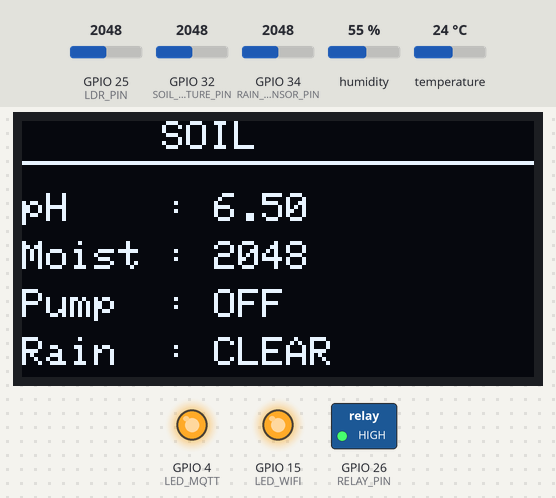
A sketch run on a simulated ESP32. Shown: 128×64 one-colour display, switched loads named in the sketch (green lamp = pin HIGH), output pins drawn as LEDs (lit = HIGH). Inputs (shaded band) come from the test bench; at power-on: GPIO 34 (RAIN_SENSOR_PIN) = 2048, GPIO 25 (LDR_PIN) = 2048, GPIO 32 (SOIL_MOISTURE_PIN) = 2048, humidity 55 %, temperature 24 °C. WiFi joins after 1.5 s; servers stay silent unless stated; no MQTT or app messages arrive unless stated; what the sketch prints to the serial monitor is not drawn.

Above: at 5.7 s.
5.8 s: GPIO 34 (RAIN_SENSOR_PIN) set to 1939
At 6.7 s:
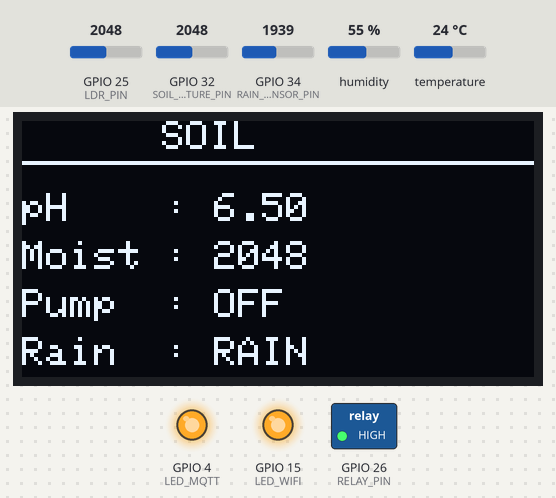
11.8 s: GPIO 25 (LDR_PIN) set to 2866
At 12.2 s:
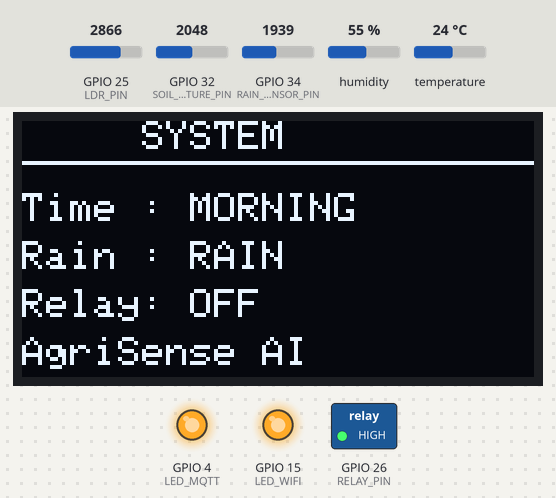
17.8 s: GPIO 25 (LDR_PIN) set to 3195
23.8 s: GPIO 25 (LDR_PIN) set to 3298
At 25.3 s:
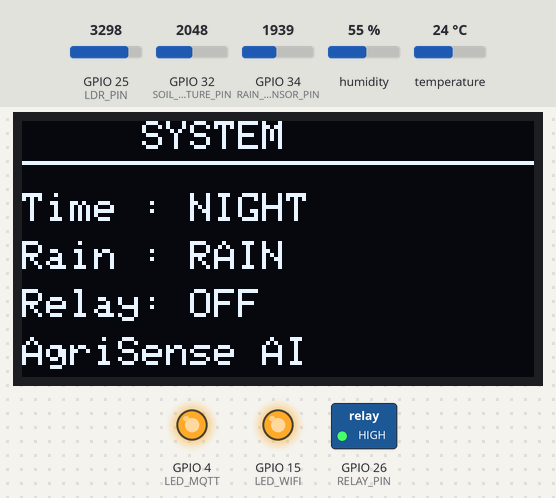
29.8 s: GPIO 34 (RAIN_SENSOR_PIN) set to 2040
At 35.7 s:
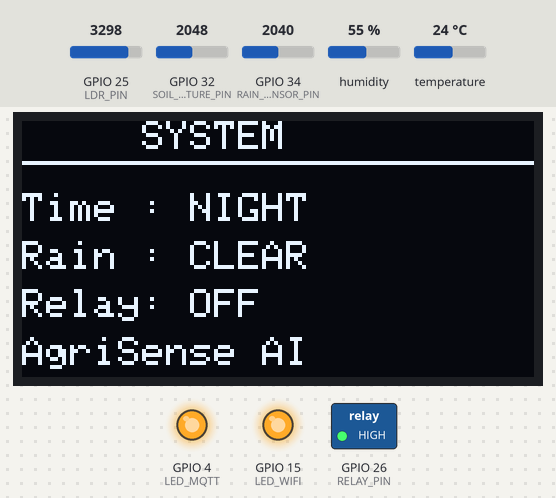
35.8 s: GPIO 25 (LDR_PIN) set to 3210
At 36.4 s:
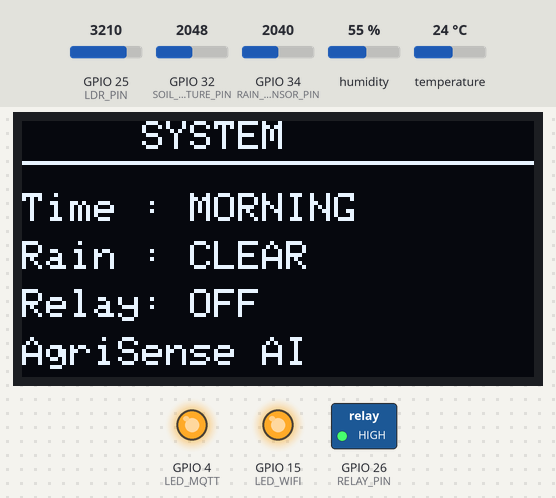
Timing chart, 0 to 38.8 s (numbered marks = the images above; inputs shaded):
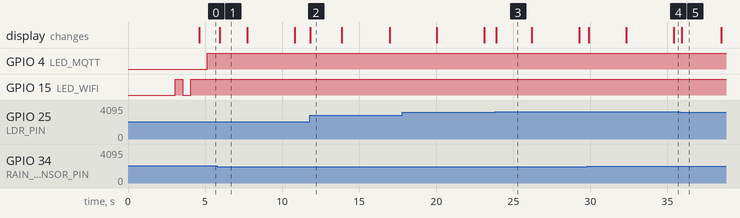

Measured:
- the behaviour switches between 2000 and 1999 on GPIO 34 (RAIN_SENSOR_PIN) (found by bisection; images 0 and 1)
- the behaviour switches between 3250 and 3251 on GPIO 25 (LDR_PIN) (found by bisection; images 2 and 3)
- after the input at 5.8 s, the display: changes after 0.14 s (image 1)
- after the input at 11.8 s, the display: changes at once (image 2)
- after the input at 23.8 s, the display: changes after 0.08 s (image 3)
- after the input at 29.8 s, the display: first changes after 0.10 s (image 4 shows a later state)
- after the input at 35.8 s, the display: changes after 0.14 s (image 5)

The sketch:

production.ino
```cpp
#include <WiFi.h>
#include <WiFiClientSecure.h>
#include <PubSubClient.h>
#include <ArduinoJson.h>
#include <Wire.h>
#include <Adafruit_GFX.h>
#include <Adafruit_SSD1306.h>
#include <DHT.h>

// ===================== PINS =====================
#define SOIL_MOISTURE_PIN 32
#define LDR_PIN           25
#define RAIN_SENSOR_PIN   34

#define DHTPIN            13
#define DHTTYPE           DHT11

#define RELAY_PIN         26

#define LED_WIFI          15
#define LED_MQTT          4

// pH UART Sensor
#define PH_RX_PIN         16
#define PH_TX_PIN         17

// ===================== OLED =====================
#define SCREEN_WIDTH 128
#define SCREEN_HEIGHT 64
#define OLED_RESET -1

Adafruit_SSD1306 display(SCREEN_WIDTH, SCREEN_HEIGHT, &Wire, OLED_RESET);

// ===================== OBJECTS =====================
DHT dht(DHTPIN, DHTTYPE);
HardwareSerial phSerial(2);

// ===================== VARIABLES =====================
float pHValue = 6.5;

float Nitrogen = 0;
float Phosphorus = 0;
float Potassium = 0;

float temperature = 0;
float humidity = 0;

int moistureRaw = 0;
int ldrRaw = 0;
int rainRaw = 0;

String rainStatus = "CLEAR";
String pumpStatus = "OFF";
String timeStatus = "DAY";

// OLED Pages
int page = 0;
unsigned long lastSwitch = 0;

// Random correction factors
float RN = 0;
float RP = 0;
float RK = 0;

// ===================== MQTT & WIFI =====================
#define PUBLISH_INTERVAL 5000
#define MQTT_BUFFER_SIZE 2048
#define WIFI_RETRY_DELAY 500
#define MQTT_RETRY_DELAY 5000

const char* WIFI_SSID    = "Redmi Note 11 Pro+ 5G";
const char* WIFI_PASS    = "@polu1411P";

const char* MQTT_HOST    = "94115c42cfdb4cafbaeab332ee285834.s1.eu.hivemq.cloud";
const int   MQTT_PORT    = 8883;
const char* MQTT_USER    = "Agri-Sense_admin";
const char* MQTT_PASS    = "@agri2026P";

const char* USER_EMAIL   = "contact.prolay14@gmail.com";

String TOPIC_SENSORS;
String TOPIC_COMMANDS;

WiFiClientSecure espClient;
PubSubClient     mqttClient(espClient);
unsigned long    lastPublishTime = 0;
unsigned long    lastMqttCheck = 0;

bool manualPumpOverride = false;
unsigned long pumpOverrideTime = 0;

// =====================================================
// FUNCTION PROTOTYPES
// =====================================================
void startupScreen();
void weatherPage();
void soilPage();
void npkPage();
void systemPage();
float readPH();
void connectWifi();
void connectMqtt();
void onMessageReceived(char* topic, byte* payload, unsigned int length);
void processTelemetry();

// =====================================================
// SETUP
// =====================================================
void setup() {
  Serial.begin(115200);

  pinMode(RELAY_PIN, OUTPUT);
  pinMode(LED_WIFI, OUTPUT);
  pinMode(LED_MQTT, OUTPUT);

  digitalWrite(RELAY_PIN, HIGH);
  digitalWrite(LED_WIFI, LOW);
  digitalWrite(LED_MQTT, LOW);

  dht.begin();

  // UART2 for pH Sensor
  phSerial.begin(9600, SERIAL_8N1, PH_RX_PIN, PH_TX_PIN);

  // OLED START
  if (!display.begin(SSD1306_SWITCHCAPVCC, 0x3C)) {
    Serial.println("OLED FAILED");
    while (1);
  }

  startupScreen();

  // Construct topics dynamically using the centralized email
  TOPIC_SENSORS  = "agrisense/" + String(USER_EMAIL) + "/field_b/sensors";
  TOPIC_COMMANDS = "agrisense/" + String(USER_EMAIL) + "/field_b/commands";

  connectWifi();

  // Secure connection setup (Skip SSL validation for development convenience)
  espClient.setInsecure();

  mqttClient.setServer(MQTT_HOST, MQTT_PORT);
  mqttClient.setCallback(onMessageReceived);
  mqttClient.setBufferSize(MQTT_BUFFER_SIZE);
}

// =====================================================
// LOOP
// =====================================================
void loop() {
  if (!mqttClient.connected()) {
    connectMqtt();
  }
  mqttClient.loop();

  // ================= SENSOR READINGS =================
  moistureRaw = analogRead(SOIL_MOISTURE_PIN);
  ldrRaw = analogRead(LDR_PIN);
  rainRaw = analogRead(RAIN_SENSOR_PIN);

  temperature = dht.readTemperature();
  humidity = dht.readHumidity();

  // ================= pH READING =================
  pHValue = readPH();

  // =====================================================
  // LIGHT DETECTION USING LDR
  // =====================================================
  if (ldrRaw > 3250) {
    timeStatus = "NIGHT";
  } else if (ldrRaw >= 2700 && ldrRaw <= 3250) {
    timeStatus = "MORNING";
  } else {
    timeStatus = "DAY";
  }

  // ================= RAIN STATUS =================
  if (rainRaw < 2000) {
    rainStatus = "RAIN";
  } else {
    rainStatus = "CLEAR";
  }

  // =====================================================
  // SMART PUMP CONTROL
  // =====================================================
  // Clear manual override after 60 seconds
  if (manualPumpOverride && (millis() - pumpOverrideTime > 60000)) {
    manualPumpOverride = false;
  }

  if (!manualPumpOverride) {
    if (moistureRaw > 2500 && rainRaw > 2000 && ldrRaw >= 2700 && ldrRaw <= 3250) {
      digitalWrite(RELAY_PIN, LOW);
      pumpStatus = "ON";
    } else {
      digitalWrite(RELAY_PIN, HIGH);
      pumpStatus = "OFF";
    }
  }

  // ================= NPK CALCULATION =================
  Nitrogen = 92 - 7 * pow((pHValue - 6.5), 2) + RN;
  Phosphorus = 72 - 10 * pow((pHValue - 6.5), 2) + RP;
  Potassium = 88 - 6 * pow((pHValue - 6.5), 2) + RK;

  if (Nitrogen < 0) Nitrogen = 0;
  if (Phosphorus < 0) Phosphorus = 0;
  if (Potassium < 0) Potassium = 0;

  // ================= TELEMETRY PUBLISH =================
  unsigned long currentTime = millis();
  if (currentTime - lastPublishTime >= PUBLISH_INTERVAL) {
    lastPublishTime = currentTime;
    processTelemetry();

    // Serial Logging (throttle to same as publish)
    Serial.println("==============================");
    Serial.print("pH: "); Serial.println(pHValue);
    Serial.print("Nitrogen: "); Serial.println(Nitrogen);
    Serial.print("Phosphorus: "); Serial.println(Phosphorus);
    Serial.print("Potassium: "); Serial.println(Potassium);
    Serial.print("Moisture: "); Serial.println(moistureRaw);
    Serial.print("LDR: "); Serial.println(ldrRaw);
    Serial.print("Time Status: "); Serial.println(timeStatus);
    Serial.print("Rain: "); Serial.println(rainStatus);
    Serial.print("Temperature: "); Serial.println(temperature);
    Serial.print("Humidity: "); Serial.println(humidity);
    Serial.print("Pump: "); Serial.println(pumpStatus);
  }

  // ================= OLED PAGE SWITCH =================
  if (millis() - lastSwitch > 3000) {
    page++;
    if (page > 3) page = 0;
    lastSwitch = millis();
  }

  display.clearDisplay();
  switch (page) {
    case 0: weatherPage(); break;
    case 1: soilPage(); break;
    case 2: npkPage(); break;
    case 3: systemPage(); break;
  }
  display.display();

  delay(100); // UI frame delay
}

// =====================================================
// WIFI & MQTT CONNECTIVITY
// =====================================================
void connectWifi() {
  Serial.print(F("[WIFI] Initializing connection: "));
  Serial.println(WIFI_SSID);

  WiFi.begin(WIFI_SSID, WIFI_PASS);

  int attempts = 0;
  while (WiFi.status() != WL_CONNECTED && attempts < 40) {
    digitalWrite(LED_WIFI, !digitalRead(LED_WIFI));
    delay(WIFI_RETRY_DELAY);
    Serial.print(F("."));
    attempts++;
  }

  if (WiFi.status() == WL_CONNECTED) {
    digitalWrite(LED_WIFI, HIGH);
    Serial.println(F("\n[WIFI] Connected Successfully!"));
    Serial.print(F("[WIFI] Node IP Address: "));
    Serial.println(WiFi.localIP());
  } else {
    digitalWrite(LED_WIFI, LOW);
    Serial.println(F("\n[WIFI] CRITICAL ERROR: Connection Failed. Rebooting..."));
    delay(5000);
    ESP.restart();
  }
}

void connectMqtt() {
  // Try connecting non-blocking so OLED keeps updating, but we loop inside
  if (millis() - lastMqttCheck > MQTT_RETRY_DELAY) {
    lastMqttCheck = millis();
    Serial.print(F("[MQTT] Authenticating with HiveMQ..."));

    // Generate unique ClientID based on MAC Address
    String clientId = "AGRI_PRO_" + WiFi.macAddress();
    clientId.replace(":", "");

    if (mqttClient.connect(clientId.c_str(), MQTT_USER, MQTT_PASS)) {
      digitalWrite(LED_MQTT, HIGH);
      Serial.println(F(" CONNECTED"));
      mqttClient.subscribe(TOPIC_COMMANDS.c_str());
      Serial.print(F("[MQTT] Subscribed to Topic: "));
      Serial.println(TOPIC_COMMANDS);
    } else {
      digitalWrite(LED_MQTT, LOW);
      Serial.print(F(" FAILED [Code: "));
      Serial.print(mqttClient.state());
      Serial.println(F("]. Retrying in 5s..."));
    }
  }
}

void onMessageReceived(char* topic, byte* payload, unsigned int length) {
  StaticJsonDocument<256> doc;
  String messageBody = "";

  for (unsigned int i = 0; i < length; i++) {
    messageBody += (char)payload[i];
  }

  Serial.println(F("\n[MQTT] Incoming Command Message:"));
  Serial.println("   > " + messageBody);

  DeserializationError error = deserializeJson(doc, messageBody);
  if (error) {
    Serial.print(F("[JSON] Parse Error: "));
    Serial.println(error.c_str());
    return;
  }

  const char* action = doc["action"] | "NONE";

  if (strcmp(action, "PUMP_ON") == 0) {
    manualPumpOverride = true;
    pumpOverrideTime = millis();
    digitalWrite(RELAY_PIN, LOW);
    pumpStatus = "ON";
    Serial.println(F("[EXEC] PUMP STATUS: ACTIVE (Manual Override)"));
  }
  else if (strcmp(action, "PUMP_OFF") == 0) {
    manualPumpOverride = true;
    pumpOverrideTime = millis();
    digitalWrite(RELAY_PIN, HIGH);
    pumpStatus = "OFF";
    Serial.println(F("[EXEC] PUMP STATUS: STANDBY (Manual Override)"));
  }
}

void processTelemetry() {
  StaticJsonDocument<1200> doc;
  doc["user_email"] = USER_EMAIL;

  // Convert raw values to percentages or meaningful units
  // Moisture: high analog reading usually means dry, low means wet
  int moisturePercent = map(moistureRaw, 4095, 0, 0, 100);
  if (moisturePercent < 0) moisturePercent = 0;
  if (moisturePercent > 100) moisturePercent = 100;

  // Rain: high analog reading means clear, low means rain
  int rainPercent = map(rainRaw, 4095, 0, 0, 100);
  if (rainPercent < 0) rainPercent = 0;
  if (rainPercent > 100) rainPercent = 100;

  // Section 1: SOIL PARAMETERS
  JsonObject soil = doc.createNestedObject("soil");
  soil["ph"]       = pHValue;
  soil["temp"]     = temperature;
  soil["moisture"] = moisturePercent;

  JsonObject npk = soil.createNestedObject("npk");
  npk["n"] = Nitrogen;
  npk["p"] = Phosphorus;
  npk["k"] = Potassium;

  // Section 2: CLIMATE & ATMOSPHERE
  JsonObject weather = doc.createNestedObject("weather");
  weather["temp"] = temperature;
  weather["humidity"]  = humidity;
  // LDR: high analog reading means dark, low means bright
  weather["lightIntensity"]  = map(ldrRaw, 4095, 0, 0, 10000);
  weather["rainLevel"] = rainPercent;

  // Section 3 & 5: STORAGE & VISION OMITTED (Disconnected)
  // Omitting them ensures the dashboard registers them as OFFLINE

  // Section 4: HYDRAULICS & IRRIGATION
  // Only pump logic active. Omit level & flow to show no fake data.
  JsonObject irrigation = doc.createNestedObject("irrigation");
  irrigation["pump"]  = (pumpStatus == "ON") ? "ACTIVE" : "ONLINE";

  // Section 6: HARDWARE NODE STATUS
  // Only connected hardware is reported
  JsonObject hardware = doc.createNestedObject("hardware");
  hardware["pump"]    = (pumpStatus == "ON") ? "ACTIVE" : "ONLINE";
  hardware["display"] = "ACTIVE";

  // Global Node Metadata
  doc["node"]   = "AgriSense_Pro_Node";
  doc["status"] = "HEALTHY";
  doc["rssi"]   = WiFi.RSSI();
  doc["uptime"] = millis() / 1000;

  char payloadBuffer[1200];
  serializeJson(doc, payloadBuffer);

  if (mqttClient.publish(TOPIC_SENSORS.c_str(), payloadBuffer)) {
    Serial.println(F("[MQTT] Telemetry Published Successfully."));
  } else {
    Serial.println(F("[MQTT] FAIL: Transmission Error."));
  }
}

// =====================================================
// OLED PAGES
// =====================================================

void startupScreen() {
  display.clearDisplay();
  display.setTextSize(2);
  display.setTextColor(WHITE);
  display.setCursor(10, 10);
  display.println("AgriSense");
  display.setTextSize(1);
  display.setCursor(28, 38);
  display.println("SMART FARMING");
  display.setCursor(22, 52);
  display.println("Initializing...");
  display.display();
  delay(3000);
}

void weatherPage() {
  display.setTextSize(1);
  display.setCursor(30, 0);
  display.println("WEATHER");
  display.drawLine(0, 10, 128, 10, WHITE);
  display.setCursor(0, 18);
  display.print("Temp : ");
  display.print(temperature);
  display.println(" C");
  display.setCursor(0, 30);
  display.print("Hum  : ");
  display.print(humidity);
  display.println("%");
  display.setCursor(0, 42);
  display.print("Rain : ");
  display.println(rainStatus);
  display.setCursor(0, 54);
  display.print("Time : ");
  display.println(timeStatus);
}

void soilPage() {
  display.setTextSize(1);
  display.setCursor(35, 0);
  display.println("SOIL");
  display.drawLine(0, 10, 128, 10, WHITE);
  display.setCursor(0, 18);
  display.print("pH    : ");
  display.println(pHValue, 2);
  display.setCursor(0, 30);
  display.print("Moist : ");
  display.println(moistureRaw);
  display.setCursor(0, 42);
  display.print("Pump  : ");
  display.println(pumpStatus);
  display.setCursor(0, 54);
  display.print("Rain  : ");
  display.println(rainStatus);
}

void npkPage() {
  display.setTextSize(1);
  display.setCursor(40, 0);
  display.println("NPK");
  display.drawLine(0, 10, 128, 10, WHITE);
  display.setCursor(0, 18);
  display.print("N : ");
  display.println(Nitrogen, 1);
  display.setCursor(0, 32);
  display.print("P : ");
  display.println(Phosphorus, 1);
  display.setCursor(0, 46);
  display.print("K : ");
  display.println(Potassium, 1);
}

void systemPage() {
  display.setTextSize(1);
  display.setCursor(30, 0);
  display.println("SYSTEM");
  display.drawLine(0, 10, 128, 10, WHITE);
  display.setCursor(0, 18);
  display.print("Time : ");
  display.println(timeStatus);
  display.setCursor(0, 30);
  display.print("Rain : ");
  display.println(rainStatus);
  display.setCursor(0, 42);
  display.print("Relay: ");
  display.println(pumpStatus);
  display.setCursor(0, 54);
  display.print("AgriSense AI");
}

// =====================================================
// READ pH SENSOR
// =====================================================

float readPH() {
  while (phSerial.available()) {
    String data = phSerial.readStringUntil('\n');
    int index = data.indexOf("PH:");
    if (index >= 0) {
      String value = data.substring(index + 3);
      return value.toFloat();
    }
  }
  return pHValue; // Maintains last known value instead of resetting to 6.5
}
```
